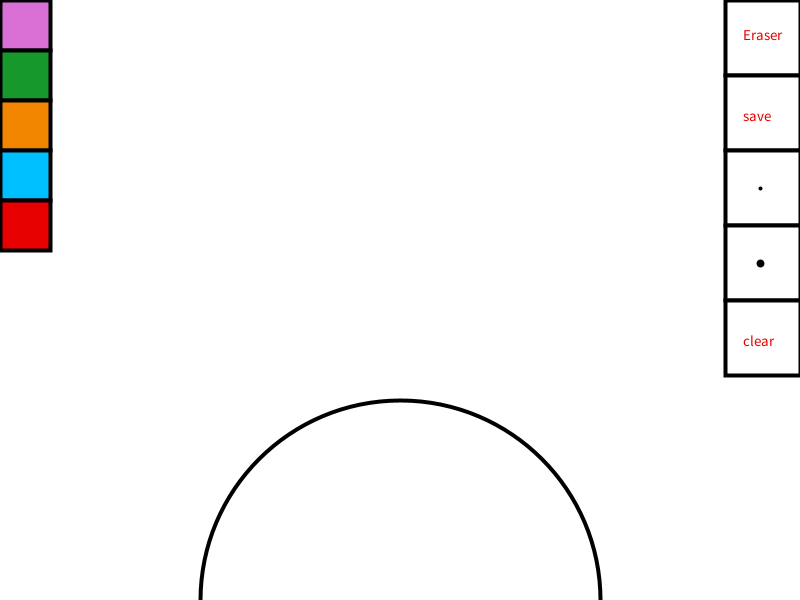
Frame 1 (no input)
Frame 60 (the mouse pressed at the canvas centre just before this capture): identical to frame 1, image omitted
Frame 120 (the mouse held since frame 60 and released just before this capture): identical to frame 1, image omitted

The Processing sketch that drew this single still picture (run headless with seeded random() and noise(); from frame 60 on, the mouse is pressed at the canvas centre):

// Processing sketch: junior_Painter
// ── junior_Painter.pde
void setup() {
   size(800, 600);
   strokeWeight(4);
   background(255,255,255);
   smooth();
   ellipse(400,600,400,400);
   //6 
   fill(255);
   rect(725,0,75,75);
   //7
   fill(255);
   rect(725,75,75,75);
   //8
   fill(255);
   rect(725,150,75,75);
   //9
   fill(255);
   rect(725,225,75,75);
   //10
   fill(255);
   rect(725,300,75,75);
   //1
   fill(218  ,112  ,214);
   rect(0,0,50,50);
   //2
   fill(22 , 152 , 43);
   rect(0,50,50,50);
   //3
   fill(242 , 133 , 0);
   rect(0,100,50,50);
   //4
   fill(0 , 191 , 255);
   rect(0,150,50,50);
   //5
   fill(230 , 0 , 0 );
   rect(0,200,50,50);
   //RIGHR
   textSize(15);
   text("Eraser",743,40);
   textSize(15);
   text("save",743,121);
   strokeWeight(4);
   line(760,188,760,188);
   strokeWeight(8);
   line(760,263,760,263);
   textSize(15);
   text("clear",743,346);
 }
 
 void draw() 
 {
   if ((mousePressed == true) && (mouseButton == LEFT) )
   { 
     if((mouseX>57 && pmouseX>57 && mouseX<730 && pmouseX <730)|| (mouseY>257 && pmouseY>346) &&mouseY<257 && mouseY<346)
     {
       line(mouseX, mouseY, pmouseX, pmouseY);
     }
     
     if(mouseX<50)
     {
       //1
       if(mouseY<50)
       stroke(218  ,112  ,214);
       //2
       else if(mouseY<100)
       stroke(22 , 152 , 43);
       //3
       else if(mouseY<150)
       stroke(242 , 133 , 0);
       //4
       else if(mouseY<200)
       stroke(0 , 191 , 255);
       //5
       else if(mouseY<250)
       stroke(230 , 0 , 0);
     }
     
     if(mouseX>725)
     {
       //6
       if(mouseY<75)
       stroke(255);
       //7
       else if(mouseY<150)
       save("Painter.jpg");
       //8
       else if(mouseY<225)
         strokeWeight(4);
       //9
       else if(mouseY<290)
         strokeWeight(8);
       //10
       else if(mouseY<365)
       {
          strokeWeight(4);
          stroke(0);
          setup();
       }
     }
   }
   
   save("hw03.jpg");
 }
